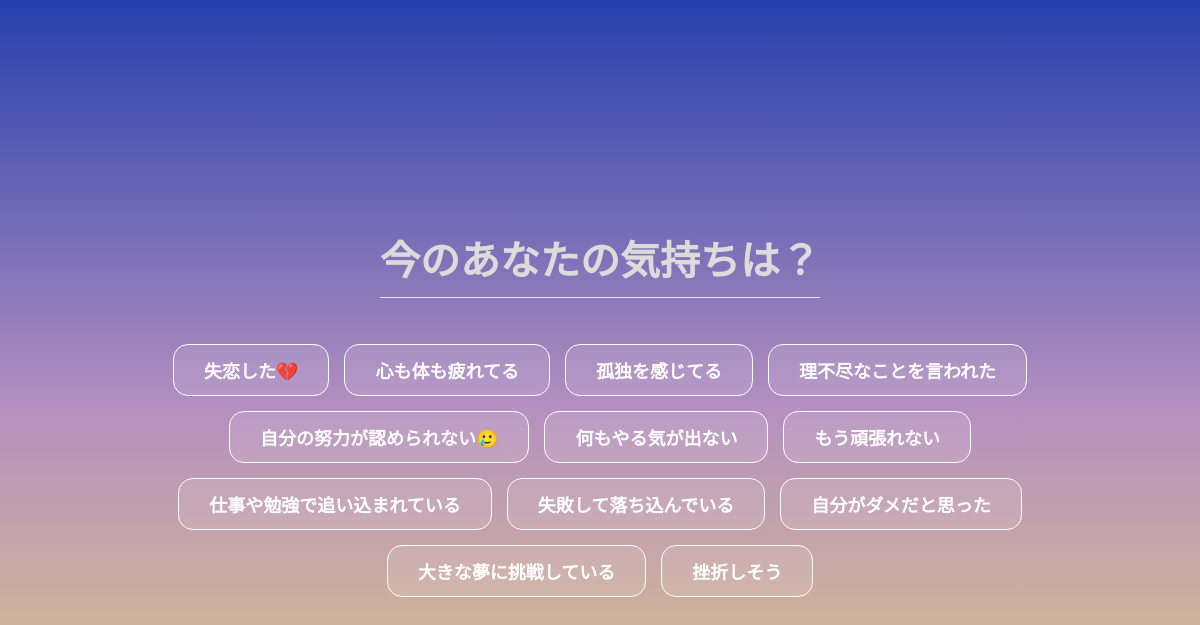
The app's page /select/ with its own data.
### words/models.py (models this page shows, shortened)
class Emotion(models.Model):
    name = models.CharField(max_length=100, unique=True)

### words/views.py (the view)
# urls.py: path('select/', views.emotion_select_view, name="emotion_select"),
def emotion_select_view(request):
    emotions = Emotion.objects.all()
    context = {'emotions': emotions}
    return render(request, 'words/emotions.html', context)

### words/templates/words/emotions.html (shortened to what this page needs)
{% load static %}
<!DOCTYPE html>
<html lang="ja">
<head>
    <link rel="stylesheet" href="{% static 'words/css/emotions.css' %}">
    <link rel="stylesheet" href="https://unpkg.com/ress/dist/ress.min.css">
</head>
<body class="page-transition">
    <h1>今のあなたの気持ちは？</h1>
    <ul class="emotion-list">
        {% for emotion in emotions %}
            <li><a href="{% url 'quote' emotion.id %}">{{ emotion.name }}</a></li>
        {% endfor %}
    </ul>
</body>
</html>

### words/static/words/css/emotions.css (style rules this page uses)
body { background: linear-gradient(to bottom, #253fac, #b490c0, #e8d07a); height: 100vh; color: #dbdbdb; display: flex; flex-direction: column; align-items: center; justify-content: center; overflow: hidden; position: relative; font-family: "Noto Serif JP", serif; font-optical-sizing: auto; font-weight: 400; font-style: normal; }
.page-transition { opacity: 0; transform: translateY(20px); animation: fadeInUp 1s ease-out forwards; }
h1 { font-size: 40px; margin-bottom: 30px; text-align: center; border-bottom: 1px solid rgb(231, 231, 231); padding-bottom: 10px; background-image: linear-gradient( 70deg, rgba(211, 209, 209, 0.3) 45%, #fff 50%, rgba(211, 209, 209, 0.3) 55% ); background-size: 500% 100%; background-clip: text; }
.emotion-list { list-style: none; padding: 0; display: flex; flex-wrap: wrap; justify-content: center; gap: 15px; width: 900px; }
.emotion-list li a { text-decoration: none; color: #fff; border: 1px solid #fff; padding: 12px 30px; border-radius: 15px; font-size: 18px; font-weight: bold; display: inline-block; background: rgba(255, 255, 255, 0.1); backdrop-filter: blur(5px); transition: 0.3s ease-in-out; }

### records on screen
Emotion: name "失恋した💔"
Emotion: name "心も体も疲れてる"
Emotion: name "孤独を感じてる"
Emotion: name "理不尽なことを言われた"
Emotion: name "自分の努力が認められない🥲"
Emotion: name "何もやる気が出ない"
Emotion: name "もう頑張れない"
Emotion: name "仕事や勉強で追い込まれている"
Emotion: name "失敗して落ち込んでいる"
Emotion: name "自分がダメだと思った"
Emotion: name "大きな夢に挑戦している"
Emotion: name "挫折しそう"
